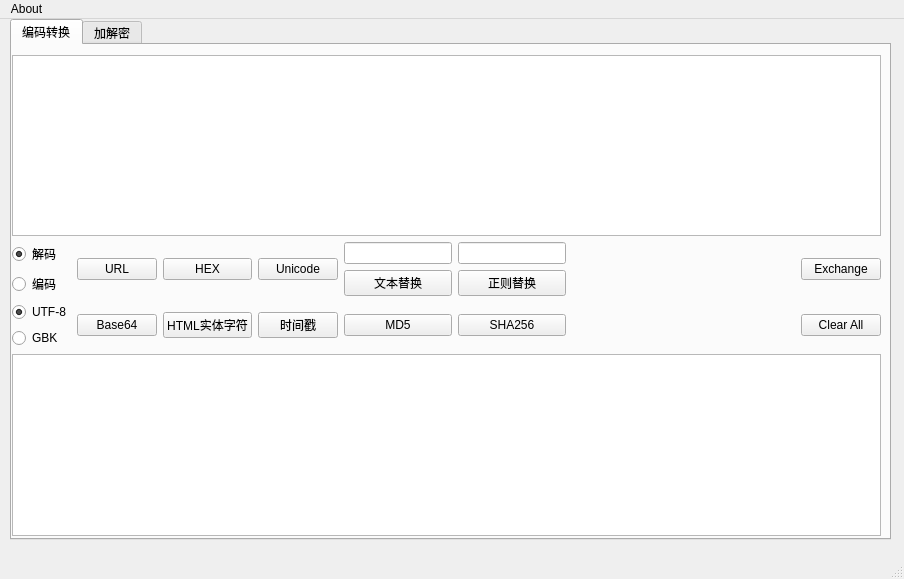
<?xml version="1.0" encoding="UTF-8"?>
<ui version="4.0">
 <class>MainWindow</class>
 <widget class="QMainWindow" name="MainWindow">
  <property name="enabled">
   <bool>true</bool>
  </property>
  <property name="geometry">
   <rect>
    <x>0</x>
    <y>0</y>
    <width>904</width>
    <height>579</height>
   </rect>
  </property>
  <property name="mouseTracking">
   <bool>true</bool>
  </property>
  <property name="windowTitle">
   <string>编码小工具</string>
  </property>
  <widget class="QWidget" name="centralwidget">
   <widget class="QTabWidget" name="tabWidget">
    <property name="geometry">
     <rect>
      <x>10</x>
      <y>0</y>
      <width>881</width>
      <height>521</height>
     </rect>
    </property>
    <property name="currentIndex">
     <number>0</number>
    </property>
    <widget class="QWidget" name="codingConvert_tab">
     <attribute name="title">
      <string>编码转换</string>
     </attribute>
     <widget class="QWidget" name="layoutWidget">
      <property name="geometry">
       <rect>
        <x>0</x>
        <y>10</y>
        <width>869</width>
        <height>481</height>
       </rect>
      </property>
      <layout class="QVBoxLayout" name="verticalLayout">
       <property name="sizeConstraint">
        <enum>QLayout::SetMinimumSize</enum>
       </property>
       <property name="leftMargin">
        <number>0</number>
       </property>
       <property name="bottomMargin">
        <number>0</number>
       </property>
       <item>
        <widget class="QPlainTextEdit" name="inputText"/>
       </item>
       <item>
        <layout class="QGridLayout" name="gridLayout">
         <item row="0" column="0">
          <layout class="QVBoxLayout" name="verticalLayout_4">
           <item>
            <widget class="QRadioButton" name="decode_rbtn">
             <property name="text">
              <string>解码</string>
             </property>
             <property name="checkable">
              <bool>true</bool>
             </property>
             <property name="checked">
              <bool>true</bool>
             </property>
             <attribute name="buttonGroup">
              <string notr="true">encode_buttonGroup</string>
             </attribute>
            </widget>
           </item>
           <item>
            <widget class="QRadioButton" name="encode_rbtn">
             <property name="text">
              <string>编码</string>
             </property>
             <property name="checkable">
              <bool>true</bool>
             </property>
             <property name="checked">
              <bool>false</bool>
             </property>
             <attribute name="buttonGroup">
              <string notr="true">encode_buttonGroup</string>
             </attribute>
            </widget>
           </item>
          </layout>
         </item>
         <item row="0" column="7">
          <spacer name="horizontalSpacer_2">
           <property name="orientation">
            <enum>Qt::Horizontal</enum>
           </property>
           <property name="sizeHint" stdset="0">
            <size>
             <width>50</width>
             <height>20</height>
            </size>
           </property>
          </spacer>
         </item>
         <item row="1" column="6">
          <layout class="QHBoxLayout" name="horizontalLayout_2">
           <item>
            <widget class="QPushButton" name="pushButton">
             <property name="text">
              <string>MD5</string>
             </property>
            </widget>
           </item>
           <item>
            <widget class="QPushButton" name="pushButton_3">
             <property name="text">
              <string>SHA256</string>
             </property>
            </widget>
           </item>
          </layout>
         </item>
         <item row="1" column="4">
          <widget class="QPushButton" name="html_btn">
           <property name="text">
            <string>HTML实体字符</string>
           </property>
          </widget>
         </item>
         <item row="0" column="5">
          <widget class="QPushButton" name="unicode_btn">
           <property name="text">
            <string>Unicode</string>
           </property>
          </widget>
         </item>
         <item row="1" column="2">
          <widget class="QPushButton" name="base64_btn">
           <property name="text">
            <string>Base64</string>
           </property>
          </widget>
         </item>
         <item row="0" column="4">
          <widget class="QPushButton" name="hex_btn">
           <property name="text">
            <string>HEX</string>
           </property>
          </widget>
         </item>
         <item row="0" column="8">
          <widget class="QPushButton" name="exchange_btn">
           <property name="text">
            <string>Exchange</string>
           </property>
          </widget>
         </item>
         <item row="1" column="8">
          <widget class="QPushButton" name="clear_btn">
           <property name="text">
            <string>Clear All</string>
           </property>
          </widget>
         </item>
         <item row="0" column="2">
          <widget class="QPushButton" name="url_btn">
           <property name="text">
            <string>URL</string>
           </property>
          </widget>
         </item>
         <item row="1" column="0">
          <layout class="QVBoxLayout" name="verticalLayout_3">
           <item>
            <widget class="QRadioButton" name="utf8_rbtn">
             <property name="text">
              <string>UTF-8</string>
             </property>
             <property name="checked">
              <bool>true</bool>
             </property>
             <property name="autoRepeat">
              <bool>true</bool>
             </property>
             <attribute name="buttonGroup">
              <string notr="true">code_buttonGroup</string>
             </attribute>
            </widget>
           </item>
           <item>
            <widget class="QRadioButton" name="gbk_rbtm">
             <property name="text">
              <string>GBK</string>
             </property>
             <attribute name="buttonGroup">
              <string notr="true">code_buttonGroup</string>
             </attribute>
            </widget>
           </item>
          </layout>
         </item>
         <item row="1" column="5">
          <widget class="QPushButton" name="timestamp_btn">
           <property name="text">
            <string>时间戳</string>
           </property>
          </widget>
         </item>
         <item row="0" column="6">
          <layout class="QGridLayout" name="gridLayout_2">
           <item row="0" column="1">
            <widget class="QLineEdit" name="str2_lineEdit">
             <property name="sizePolicy">
              <sizepolicy hsizetype="Minimum" vsizetype="Fixed">
               <horstretch>0</horstretch>
               <verstretch>0</verstretch>
              </sizepolicy>
             </property>
            </widget>
           </item>
           <item row="0" column="0">
            <widget class="QLineEdit" name="str1_lineEdit">
             <property name="sizePolicy">
              <sizepolicy hsizetype="Fixed" vsizetype="Fixed">
               <horstretch>0</horstretch>
               <verstretch>0</verstretch>
              </sizepolicy>
             </property>
             <property name="statusTip">
              <string/>
             </property>
             <property name="inputMask">
              <string/>
             </property>
             <property name="maxLength">
              <number>12</number>
             </property>
            </widget>
           </item>
           <item row="1" column="0">
            <widget class="QPushButton" name="replace_btn">
             <property name="sizePolicy">
              <sizepolicy hsizetype="Minimum" vsizetype="Fixed">
               <horstretch>0</horstretch>
               <verstretch>0</verstretch>
              </sizepolicy>
             </property>
             <property name="layoutDirection">
              <enum>Qt::LeftToRight</enum>
             </property>
             <property name="text">
              <string>文本替换</string>
             </property>
            </widget>
           </item>
           <item row="1" column="1">
            <widget class="QPushButton" name="regex_btn">
             <property name="text">
              <string>正则替换</string>
             </property>
            </widget>
           </item>
          </layout>
         </item>
        </layout>
       </item>
       <item>
        <widget class="QPlainTextEdit" name="outputText">
         <property name="statusTip">
          <string extracomment="df"/>
         </property>
        </widget>
       </item>
      </layout>
     </widget>
    </widget>
    <widget class="QWidget" name="encryption_decryption_tab">
     <attribute name="title">
      <string>加解密</string>
     </attribute>
    </widget>
   </widget>
  </widget>
  <widget class="QStatusBar" name="statusbar"/>
  <widget class="QMenuBar" name="menubar">
   <property name="geometry">
    <rect>
     <x>0</x>
     <y>0</y>
     <width>904</width>
     <height>22</height>
    </rect>
   </property>
   <widget class="QMenu" name="menuAbout">
    <property name="title">
     <string>About</string>
    </property>
    <widget class="QMenu" name="menuAuthor">
     <property name="title">
      <string>Author</string>
     </property>
     <addaction name="actionArch"/>
    </widget>
    <addaction name="menuAuthor"/>
   </widget>
   <addaction name="menuAbout"/>
  </widget>
  <action name="actionArch">
   <property name="text">
    <string>Ar3hang1</string>
   </property>
  </action>
 </widget>
 <resources/>
 <connections/>
 <buttongroups>
  <buttongroup name="encode_buttonGroup"/>
  <buttongroup name="code_buttonGroup"/>
 </buttongroups>
</ui>
